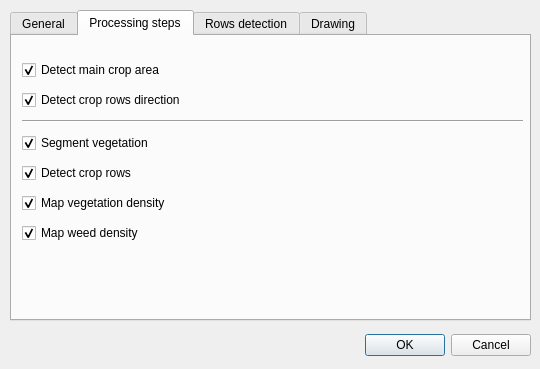
<?xml version="1.0" encoding="UTF-8"?>
<ui version="4.0">
 <class>SettingsDialog</class>
 <widget class="QDialog" name="SettingsDialog">
  <property name="geometry">
   <rect>
    <x>0</x>
    <y>0</y>
    <width>540</width>
    <height>369</height>
   </rect>
  </property>
  <property name="sizePolicy">
   <sizepolicy hsizetype="Fixed" vsizetype="Preferred">
    <horstretch>0</horstretch>
    <verstretch>0</verstretch>
   </sizepolicy>
  </property>
  <property name="windowTitle">
   <string>Dialog</string>
  </property>
  <property name="toolTip">
   <string/>
  </property>
  <widget class="QDialogButtonBox" name="buttonBox">
   <property name="geometry">
    <rect>
     <x>10</x>
     <y>330</y>
     <width>521</width>
     <height>31</height>
    </rect>
   </property>
   <property name="orientation">
    <enum>Qt::Horizontal</enum>
   </property>
   <property name="standardButtons">
    <set>QDialogButtonBox::Cancel|QDialogButtonBox::Ok</set>
   </property>
   <property name="centerButtons">
    <bool>false</bool>
   </property>
  </widget>
  <widget class="QTabWidget" name="pagesTabWidget">
   <property name="geometry">
    <rect>
     <x>10</x>
     <y>10</y>
     <width>521</width>
     <height>311</height>
    </rect>
   </property>
   <property name="currentIndex">
    <number>1</number>
   </property>
   <widget class="QWidget" name="pagesTabWidgetPage1">
    <attribute name="title">
     <string>General</string>
    </attribute>
    <widget class="QWidget" name="layoutWidget_2">
     <property name="geometry">
      <rect>
       <x>10</x>
       <y>20</y>
       <width>501</width>
       <height>229</height>
      </rect>
     </property>
     <layout class="QVBoxLayout" name="verticalLayout_15">
      <item>
       <layout class="QHBoxLayout" name="horizontalLayout_55">
        <property name="spacing">
         <number>20</number>
        </property>
        <item>
         <widget class="QLabel" name="label_14">
          <property name="text">
           <string>Input image resolution:</string>
          </property>
         </widget>
        </item>
        <item>
         <widget class="QDoubleSpinBox" name="resolutionSpinBox">
          <property name="minimumSize">
           <size>
            <width>0</width>
            <height>30</height>
           </size>
          </property>
          <property name="suffix">
           <string> px/m</string>
          </property>
          <property name="minimum">
           <double>0.100000000000000</double>
          </property>
          <property name="maximum">
           <double>500.000000000000000</double>
          </property>
          <property name="value">
           <double>20.000000000000000</double>
          </property>
         </widget>
        </item>
       </layout>
      </item>
      <item>
       <layout class="QHBoxLayout" name="horizontalLayout_54">
        <property name="spacing">
         <number>20</number>
        </property>
        <item>
         <widget class="QLabel" name="label_13">
          <property name="text">
           <string>Mean crop row separation:</string>
          </property>
         </widget>
        </item>
        <item>
         <widget class="QDoubleSpinBox" name="rowsSeparationSpinBox">
          <property name="minimumSize">
           <size>
            <width>0</width>
            <height>30</height>
           </size>
          </property>
          <property name="suffix">
           <string> m</string>
          </property>
          <property name="minimum">
           <double>0.100000000000000</double>
          </property>
          <property name="maximum">
           <double>5.000000000000000</double>
          </property>
          <property name="value">
           <double>0.700000000000000</double>
          </property>
         </widget>
        </item>
       </layout>
      </item>
      <item>
       <layout class="QHBoxLayout" name="horizontalLayout_56">
        <property name="spacing">
         <number>20</number>
        </property>
        <item>
         <widget class="QLabel" name="label_15">
          <property name="text">
           <string>Vegetation threshold:</string>
          </property>
         </widget>
        </item>
        <item>
         <widget class="QDoubleSpinBox" name="segmentVegThrSpinBox">
          <property name="minimumSize">
           <size>
            <width>0</width>
            <height>30</height>
           </size>
          </property>
          <property name="suffix">
           <string/>
          </property>
          <property name="minimum">
           <double>-100.000000000000000</double>
          </property>
          <property name="maximum">
           <double>100.000000000000000</double>
          </property>
          <property name="value">
           <double>1.000000000000000</double>
          </property>
         </widget>
        </item>
       </layout>
      </item>
      <item>
       <layout class="QHBoxLayout" name="horizontalLayout_50">
        <property name="spacing">
         <number>20</number>
        </property>
        <item>
         <widget class="QLabel" name="label">
          <property name="text">
           <string>Colormap:</string>
          </property>
         </widget>
        </item>
        <item>
         <widget class="QComboBox" name="mapsColormapComboBox">
          <property name="minimumSize">
           <size>
            <width>0</width>
            <height>30</height>
           </size>
          </property>
          <property name="minimumContentsLength">
           <number>0</number>
          </property>
         </widget>
        </item>
       </layout>
      </item>
      <item>
       <layout class="QHBoxLayout" name="horizontalLayout_83">
        <property name="spacing">
         <number>20</number>
        </property>
        <item>
         <widget class="QLabel" name="label_2">
          <property name="text">
           <string>Map grid cell width:</string>
          </property>
         </widget>
        </item>
        <item>
         <widget class="QDoubleSpinBox" name="mapsCellWidthSpinBox">
          <property name="minimumSize">
           <size>
            <width>0</width>
            <height>30</height>
           </size>
          </property>
          <property name="suffix">
           <string> m</string>
          </property>
          <property name="minimum">
           <double>0.100000000000000</double>
          </property>
          <property name="value">
           <double>2.000000000000000</double>
          </property>
         </widget>
        </item>
       </layout>
      </item>
      <item>
       <layout class="QHBoxLayout" name="horizontalLayout_86">
        <property name="spacing">
         <number>20</number>
        </property>
        <item>
         <widget class="QLabel" name="label_4">
          <property name="text">
           <string>Map grid cell height:</string>
          </property>
         </widget>
        </item>
        <item>
         <widget class="QDoubleSpinBox" name="mapsCellHeightSpinBox">
          <property name="minimumSize">
           <size>
            <width>0</width>
            <height>30</height>
           </size>
          </property>
          <property name="suffix">
           <string> m</string>
          </property>
          <property name="minimum">
           <double>0.100000000000000</double>
          </property>
          <property name="value">
           <double>2.000000000000000</double>
          </property>
         </widget>
        </item>
       </layout>
      </item>
     </layout>
    </widget>
   </widget>
   <widget class="QWidget" name="tab">
    <attribute name="title">
     <string>Processing steps</string>
    </attribute>
    <widget class="QWidget" name="layoutWidget_3">
     <property name="geometry">
      <rect>
       <x>10</x>
       <y>20</y>
       <width>501</width>
       <height>191</height>
      </rect>
     </property>
     <layout class="QVBoxLayout" name="verticalLayout">
      <item>
       <widget class="QCheckBox" name="roiAutoDetectCheckBox">
        <property name="text">
         <string>Detect main crop area</string>
        </property>
        <property name="checked">
         <bool>true</bool>
        </property>
       </widget>
      </item>
      <item>
       <widget class="QCheckBox" name="dirAutoDetectCheckBox">
        <property name="text">
         <string>Detect crop rows direction</string>
        </property>
        <property name="checked">
         <bool>true</bool>
        </property>
       </widget>
      </item>
      <item>
       <widget class="Line" name="line">
        <property name="frameShadow">
         <enum>QFrame::Sunken</enum>
        </property>
        <property name="orientation">
         <enum>Qt::Horizontal</enum>
        </property>
       </widget>
      </item>
      <item>
       <widget class="QCheckBox" name="runSegmentVegCheckBox">
        <property name="text">
         <string>Segment vegetation</string>
        </property>
        <property name="checked">
         <bool>true</bool>
        </property>
       </widget>
      </item>
      <item>
       <widget class="QCheckBox" name="runDetectRowsCheckBox">
        <property name="text">
         <string>Detect crop rows</string>
        </property>
        <property name="checked">
         <bool>true</bool>
        </property>
       </widget>
      </item>
      <item>
       <widget class="QCheckBox" name="runMapVegCheckBox">
        <property name="text">
         <string>Map vegetation density</string>
        </property>
        <property name="checked">
         <bool>true</bool>
        </property>
       </widget>
      </item>
      <item>
       <widget class="QCheckBox" name="runMapWeedsCheckBox">
        <property name="text">
         <string>Map weed density</string>
        </property>
        <property name="checked">
         <bool>true</bool>
        </property>
       </widget>
      </item>
     </layout>
    </widget>
   </widget>
   <widget class="QWidget" name="pagesTabWidgetPage2">
    <attribute name="title">
     <string>Rows detection</string>
    </attribute>
    <widget class="QWidget" name="layoutWidget">
     <property name="geometry">
      <rect>
       <x>10</x>
       <y>19</y>
       <width>501</width>
       <height>229</height>
      </rect>
     </property>
     <layout class="QVBoxLayout" name="verticalLayout_16">
      <item>
       <layout class="QHBoxLayout" name="horizontalLayout_89">
        <property name="spacing">
         <number>20</number>
        </property>
        <item>
         <widget class="QLabel" name="label_70">
          <property name="text">
           <string>Direction window width:</string>
          </property>
         </widget>
        </item>
        <item>
         <widget class="QDoubleSpinBox" name="rowsDirWindowWidthSpinBox">
          <property name="minimumSize">
           <size>
            <width>0</width>
            <height>30</height>
           </size>
          </property>
          <property name="suffix">
           <string> m</string>
          </property>
          <property name="minimum">
           <double>0.010000000000000</double>
          </property>
          <property name="maximum">
           <double>500.000000000000000</double>
          </property>
          <property name="value">
           <double>30.000000000000000</double>
          </property>
         </widget>
        </item>
       </layout>
      </item>
      <item>
       <layout class="QHBoxLayout" name="horizontalLayout_90">
        <property name="spacing">
         <number>20</number>
        </property>
        <item>
         <widget class="QLabel" name="label_71">
          <property name="text">
           <string>Direction window height:</string>
          </property>
         </widget>
        </item>
        <item>
         <widget class="QDoubleSpinBox" name="rowsDirWindowHeightSpinBox">
          <property name="minimumSize">
           <size>
            <width>0</width>
            <height>30</height>
           </size>
          </property>
          <property name="suffix">
           <string> m</string>
          </property>
          <property name="minimum">
           <double>0.010000000000000</double>
          </property>
          <property name="maximum">
           <double>500.000000000000000</double>
          </property>
          <property name="value">
           <double>20.000000000000000</double>
          </property>
         </widget>
        </item>
       </layout>
      </item>
      <item>
       <layout class="QHBoxLayout" name="horizontalLayout_84">
        <property name="spacing">
         <number>20</number>
        </property>
        <item>
         <widget class="QLabel" name="label_68">
          <property name="text">
           <string>Maximum profile extent:</string>
          </property>
         </widget>
        </item>
        <item>
         <widget class="QDoubleSpinBox" name="rowsDetectMaxExtentSpinBox">
          <property name="minimumSize">
           <size>
            <width>0</width>
            <height>30</height>
           </size>
          </property>
          <property name="suffix">
           <string> m</string>
          </property>
          <property name="minimum">
           <double>1.000000000000000</double>
          </property>
          <property name="stepType">
           <enum>QAbstractSpinBox::DefaultStepType</enum>
          </property>
          <property name="value">
           <double>5.000000000000000</double>
          </property>
         </widget>
        </item>
       </layout>
      </item>
      <item>
       <layout class="QHBoxLayout" name="horizontalLayout_85">
        <property name="spacing">
         <number>20</number>
        </property>
        <item>
         <widget class="QLabel" name="label_69">
          <property name="text">
           <string>Profile extent threshold:</string>
          </property>
         </widget>
        </item>
        <item>
         <widget class="QDoubleSpinBox" name="rowsDetectExtentThrSpinBox">
          <property name="minimumSize">
           <size>
            <width>0</width>
            <height>30</height>
           </size>
          </property>
          <property name="suffix">
           <string> m</string>
          </property>
          <property name="minimum">
           <double>0.010000000000000</double>
          </property>
          <property name="value">
           <double>0.100000000000000</double>
          </property>
         </widget>
        </item>
       </layout>
      </item>
      <item>
       <layout class="QHBoxLayout" name="horizontalLayout_88">
        <property name="spacing">
         <number>20</number>
        </property>
        <item>
         <widget class="QLabel" name="label_74">
          <property name="text">
           <string>Fusion threshold:</string>
          </property>
         </widget>
        </item>
        <item>
         <widget class="QDoubleSpinBox" name="rowsDetectFusionThrSpinBox">
          <property name="minimumSize">
           <size>
            <width>0</width>
            <height>30</height>
           </size>
          </property>
          <property name="minimum">
           <double>0.010000000000000</double>
          </property>
          <property name="maximum">
           <double>5.000000000000000</double>
          </property>
          <property name="value">
           <double>0.400000000000000</double>
          </property>
         </widget>
        </item>
       </layout>
      </item>
      <item>
       <layout class="QHBoxLayout" name="horizontalLayout_87">
        <property name="spacing">
         <number>20</number>
        </property>
        <item>
         <widget class="QLabel" name="label_72">
          <property name="text">
           <string>Linking threshold:</string>
          </property>
         </widget>
        </item>
        <item>
         <widget class="QSpinBox" name="rowsDetectLinkThrSpinBox">
          <property name="sizePolicy">
           <sizepolicy hsizetype="Minimum" vsizetype="Fixed">
            <horstretch>0</horstretch>
            <verstretch>0</verstretch>
           </sizepolicy>
          </property>
          <property name="minimumSize">
           <size>
            <width>0</width>
            <height>30</height>
           </size>
          </property>
          <property name="toolTip">
           <string>Resizes images by the largest side.
 Set to zero to skip resize</string>
          </property>
          <property name="suffix">
           <string/>
          </property>
          <property name="prefix">
           <string/>
          </property>
          <property name="minimum">
           <number>1</number>
          </property>
          <property name="value">
           <number>3</number>
          </property>
         </widget>
        </item>
       </layout>
      </item>
     </layout>
    </widget>
   </widget>
   <widget class="QWidget" name="tab_2">
    <attribute name="title">
     <string>Drawing</string>
    </attribute>
    <widget class="QWidget" name="layoutWidget_4">
     <property name="geometry">
      <rect>
       <x>10</x>
       <y>20</y>
       <width>501</width>
       <height>211</height>
      </rect>
     </property>
     <layout class="QVBoxLayout" name="verticalLayout_17">
      <item>
       <layout class="QHBoxLayout" name="roiLineColorLayout">
        <property name="spacing">
         <number>20</number>
        </property>
        <item>
         <widget class="QLabel" name="label_17">
          <property name="sizePolicy">
           <sizepolicy hsizetype="Preferred" vsizetype="Preferred">
            <horstretch>1</horstretch>
            <verstretch>0</verstretch>
           </sizepolicy>
          </property>
          <property name="text">
           <string>ROI polygon line color:</string>
          </property>
         </widget>
        </item>
       </layout>
      </item>
      <item>
       <layout class="QHBoxLayout" name="rowsDirLineColorLayout">
        <property name="spacing">
         <number>20</number>
        </property>
        <item>
         <widget class="QLabel" name="label_18">
          <property name="sizePolicy">
           <sizepolicy hsizetype="Preferred" vsizetype="Preferred">
            <horstretch>1</horstretch>
            <verstretch>0</verstretch>
           </sizepolicy>
          </property>
          <property name="text">
           <string>Rows direction line color:</string>
          </property>
         </widget>
        </item>
       </layout>
      </item>
      <item>
       <layout class="QHBoxLayout" name="rowsRidgesColorLayout">
        <property name="spacing">
         <number>20</number>
        </property>
        <item>
         <widget class="QLabel" name="label_19">
          <property name="sizePolicy">
           <sizepolicy hsizetype="Preferred" vsizetype="Preferred">
            <horstretch>1</horstretch>
            <verstretch>0</verstretch>
           </sizepolicy>
          </property>
          <property name="text">
           <string>Crow rows ridges color:</string>
          </property>
         </widget>
        </item>
       </layout>
      </item>
      <item>
       <layout class="QHBoxLayout" name="rowsFurrowsColorLayout">
        <property name="spacing">
         <number>20</number>
        </property>
        <item>
         <widget class="QLabel" name="label_3">
          <property name="sizePolicy">
           <sizepolicy hsizetype="Preferred" vsizetype="Preferred">
            <horstretch>1</horstretch>
            <verstretch>0</verstretch>
           </sizepolicy>
          </property>
          <property name="text">
           <string>Crop rows furrows color:</string>
          </property>
         </widget>
        </item>
       </layout>
      </item>
      <item>
       <layout class="QHBoxLayout" name="horizontalLayout_91">
        <property name="spacing">
         <number>20</number>
        </property>
        <item>
         <widget class="QLabel" name="label_5">
          <property name="sizePolicy">
           <sizepolicy hsizetype="Preferred" vsizetype="Preferred">
            <horstretch>1</horstretch>
            <verstretch>0</verstretch>
           </sizepolicy>
          </property>
          <property name="text">
           <string>Line width:</string>
          </property>
         </widget>
        </item>
        <item>
         <widget class="QSpinBox" name="drawLineWidthSpinBox">
          <property name="minimumSize">
           <size>
            <width>0</width>
            <height>30</height>
           </size>
          </property>
          <property name="minimum">
           <number>1</number>
          </property>
          <property name="maximum">
           <number>10</number>
          </property>
         </widget>
        </item>
       </layout>
      </item>
     </layout>
    </widget>
   </widget>
  </widget>
 </widget>
 <resources/>
 <connections>
  <connection>
   <sender>buttonBox</sender>
   <signal>accepted()</signal>
   <receiver>SettingsDialog</receiver>
   <slot>accept()</slot>
   <hints>
    <hint type="sourcelabel">
     <x>248</x>
     <y>254</y>
    </hint>
    <hint type="destinationlabel">
     <x>157</x>
     <y>274</y>
    </hint>
   </hints>
  </connection>
  <connection>
   <sender>buttonBox</sender>
   <signal>rejected()</signal>
   <receiver>SettingsDialog</receiver>
   <slot>reject()</slot>
   <hints>
    <hint type="sourcelabel">
     <x>316</x>
     <y>260</y>
    </hint>
    <hint type="destinationlabel">
     <x>286</x>
     <y>274</y>
    </hint>
   </hints>
  </connection>
 </connections>
</ui>
